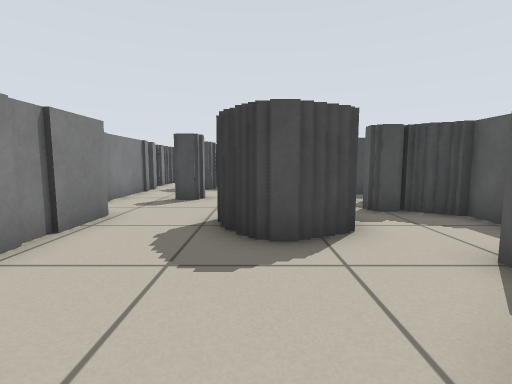
View 1 (above)

16 first-person views from a walk through a Stage world. The camera is 0.57 m above the floor, tilts 6° down and sees 85° across. The lines on the ground mark 1 m squares. The floor is counted in squares, 0.5 m on a side. Each view is taken from the middle of a square. On the plan, view 1 faces up. The plan holds only what a view shows up to about 12 squares ahead; the rest is blank. The place goes on beyond the plan. The robots in the file are not drawn.

View 2
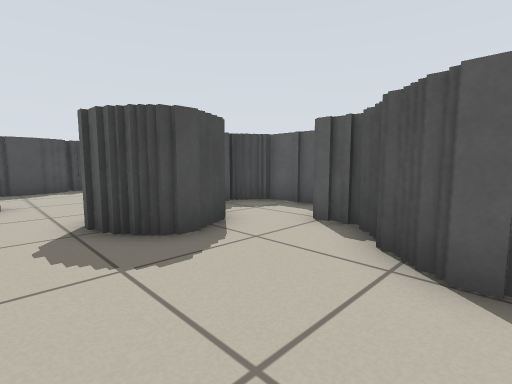

View 3
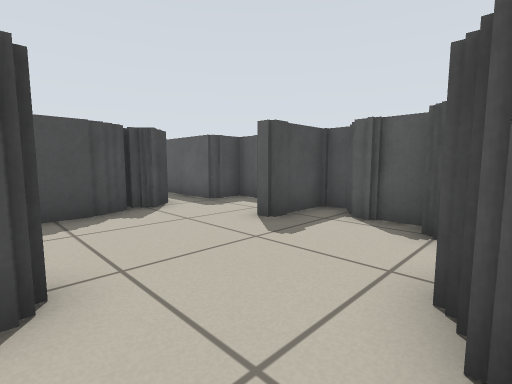

View 4
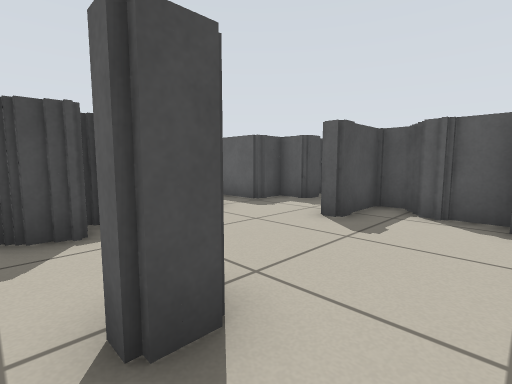

View 5
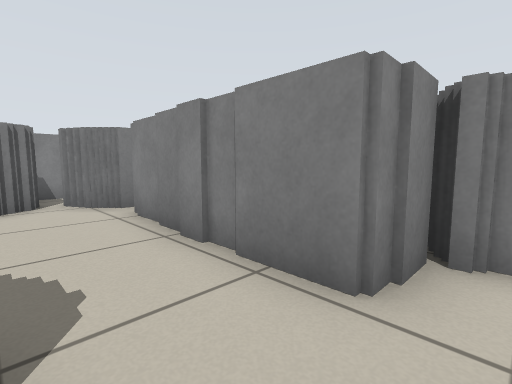

View 6
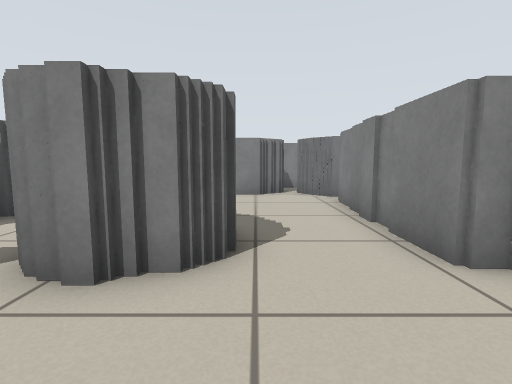

View 7
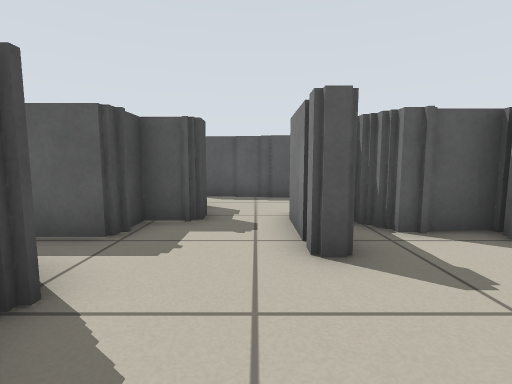

View 8
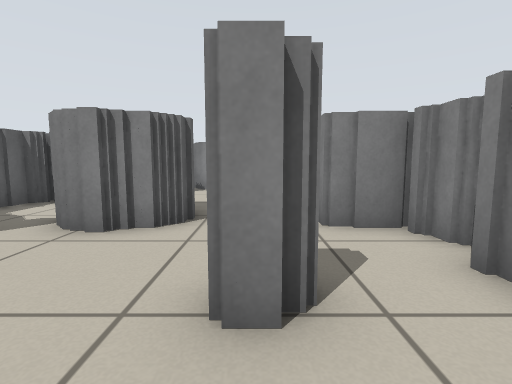

View 9
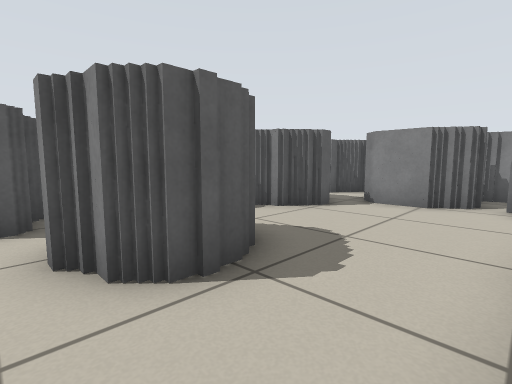

View 10
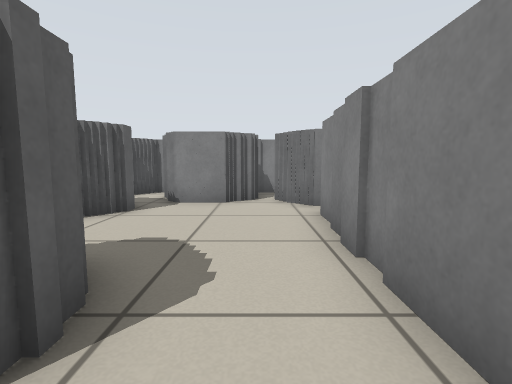

View 11
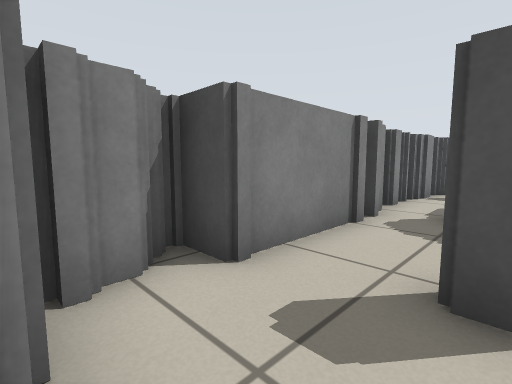

View 12
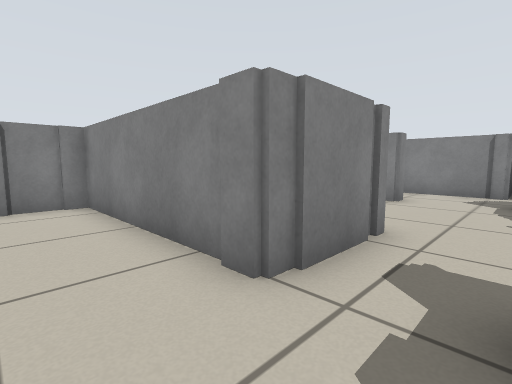

View 13
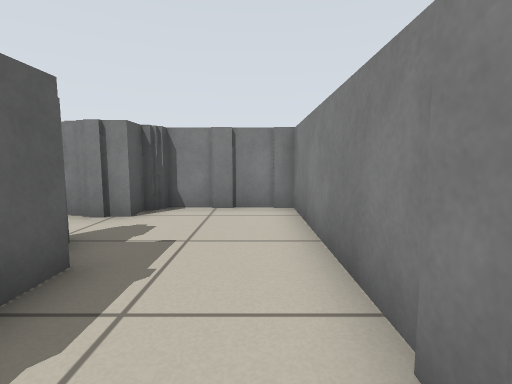

View 14
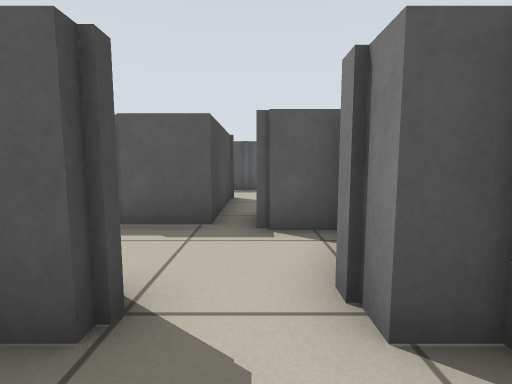

View 15
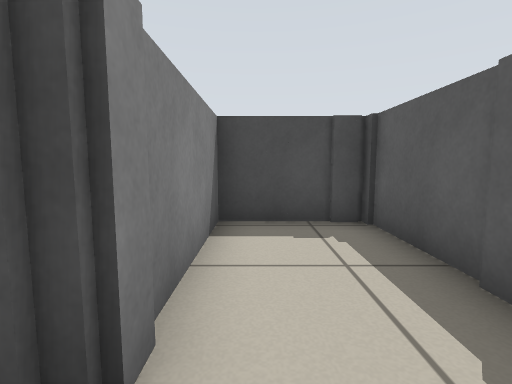

View 16
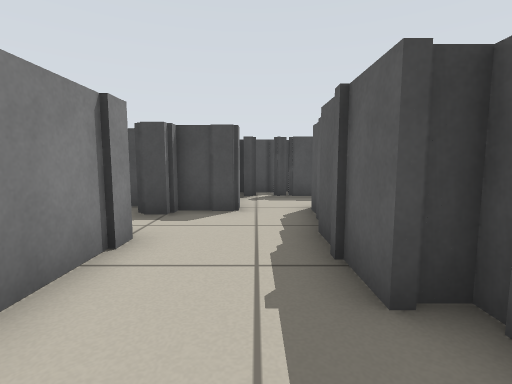

### Floor plan
Key: @ floor where view 1 was taken; # wall or solid block; . floor; T thing the floor can be seen under or through.
Columns run from 5 left of view 1 to 12 right of it. Each row starts with its distance up from view 1.
 13 #  ###########
 12 #### .....# .#
 11 ##...........#####
 10 ##......###..##..#
  9 ##.#.....##..##..#
  8 ##......###..##..#
  7 #.......###......#
  6 ###.TTTTT##......#
  5   #.TT T. #...####
  4   #..##...#####
  3   #.....###
  2   #....###
  1  ##...##
  0  #...@#
 -1  ######

Positions as (right, up) in squares from view 1, and headings:
1: (0, 0), facing up
2: (-2, 0), facing up-right
3: (-2, 6), facing up-right
4: (-3, 7), facing up-right
5: (-1, 7), facing down-left
6: (-1, 9), facing down
7: (-1, 11), facing right
8: (-2, 11), facing down
9: (-3, 7), facing down-right
10: (-2, 7), facing down
11: (-2, 6), facing up-left
12: (7, 12), facing down-left
13: (6, 11), facing down
14: (7, 6), facing right
15: (10, 6), facing up
16: (7, 6), facing up
